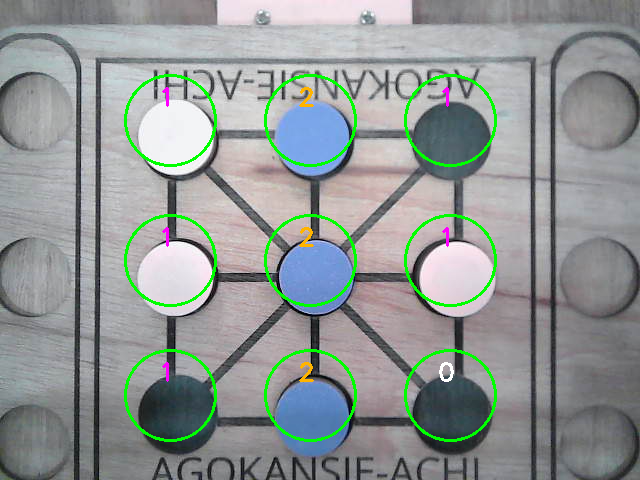
#> input picture backend/games/achi/debug_board.png, 640 x 480 px, given in place of the camera
$ python vision.py
#> lines starting #> are read from the running program, lines starting #| are printed output that depends on the picture; after the words box and inside, x2 and y2 are one past the last pixel; in counts of white or black regions, pixels touching at a corner belong together
# import cv2
# import json
# import numpy as np
# from pathlib import Path


# class AchiVision:

#     def __init__(self):

#         self.debug_enabled = True

#         self.cell_radius = 35

#         self.calibration = self.load_calibration()

#         self.red_lower1 = np.array([0, 100, 80])
#         self.red_upper1 = np.array([10, 255, 255])

#         self.red_lower2 = np.array([170, 100, 80])
#         self.red_upper2 = np.array([180, 255, 255])

#     # =====================================================
#     # CALIBRATION
#     # =====================================================

#     def load_calibration(self):

#         path = Path("games/achi/calibration.json")

#         if not path.exists():

#             return {
#                 "cells": {
#                     "0": [100, 100],
#                     "1": [200, 100],
#                     "2": [300, 100],

#                     "3": [100, 200],
#                     "4": [200, 200],
#                     "5": [300, 200],

#                     "6": [100, 300],
#                     "7": [200, 300],
#                     "8": [300, 300]
#                 }
#             }

#         with open(path, "r") as f:
#             return json.load(f)

#     # =====================================================
#     # MAIN SCAN
#     # =====================================================

#     def scan_board(self, frame):

#         board = []

#         for i in range(9):

#             x, y = self.calibration["cells"][str(i)]

#             state = self.detect_cell(
#                 frame,
#                 x,
#                 y
#             )

#             board.append(state)

#         if self.debug_enabled:
#             self.save_debug(frame, board)

#         return board
#     def detect_board(self, frame):

#         return self.scan_board(frame)
#     # =====================================================
#     # CELL DETECTION
#     # =====================================================

#     def detect_cell(self, frame, x, y):

#         r = self.cell_radius

#         h, w = frame.shape[:2]

#         x1 = max(0, x - r)
#         y1 = max(0, y - r)

#         x2 = min(w, x + r)
#         y2 = min(h, y + r)

#         roi = frame[y1:y2, x1:x2]

#         if roi.size == 0:
#             return 0

#         return self.classify_piece(roi)

#     # =====================================================
#     # CLASSIFICATION
#     # =====================================================

#     def classify_piece(self, roi):

#         hsv = cv2.cvtColor(
#             roi,
#             cv2.COLOR_BGR2HSV
#         )

#         # -------------------------
#         # RED DETECTION
#         # -------------------------

#         red_mask1 = cv2.inRange(
#             hsv,
#             self.red_lower1,
#             self.red_upper1
#         )

#         red_mask2 = cv2.inRange(
#             hsv,
#             self.red_lower2,
#             self.red_upper2
#         )

#         red_mask = cv2.bitwise_or(
#             red_mask1,
#             red_mask2
#         )

#         red_pixels = cv2.countNonZero(
#             red_mask
#         )

#         # -------------------------
#         # BLACK DETECTION
#         # -------------------------

#         gray = cv2.cvtColor(
#             roi,
#             cv2.COLOR_BGR2GRAY
#         )

#         black_pixels = np.sum(
#             gray < 60
#         )

#         area = roi.shape[0] * roi.shape[1]

#         red_ratio = red_pixels / area
#         black_ratio = black_pixels / area

#         # RED = HUMAN = 2
#         if red_ratio > 0.20:
#             return 2

#         # BLACK = ROBOT = 1
#         if black_ratio > 0.40:
#             return 1

#         return 0

#     # =====================================================
#     # DEBUG IMAGE
#     # =====================================================

#     def save_debug(self, frame, board):

#         image = frame.copy()

#         for i in range(9):

#             x, y = self.calibration["cells"][str(i)]

#             cv2.circle(
#                 image,
#                 (x, y),
#                 self.cell_radius,
#                 (0, 255, 0),
#                 2
#             )

#             cv2.putText(
#                 image,
#                 str(board[i]),
#                 (x - 10, y - 15),
#                 cv2.FONT_HERSHEY_SIMPLEX,
#                 0.8,
#                 (255, 0, 0),
#                 2
#             )

#         cv2.imwrite(
#             "games/achi/debug_board.png",
#             image
#         )

#     # =====================================================
#     # LIVE TEST
#     # =====================================================

#     def test_camera(self):

#         cap = cv2.VideoCapture(0)

#         while True:

#             ret, frame = cap.read()

#             if not ret:
#                 break

#             board = self.scan_board(frame)

#             cv2.imshow(
#                 "Achi Vision",
#                 frame
#             )

#             print(board)

#             key = cv2.waitKey(1)

#             if key == 27:
#                 break

#         cap.release()
#         cv2.destroyAllWindows()
# g=AchiVision()
# g.test_camera()


import cv2
import json
import numpy as np
from pathlib import Path


class AchiVision:

    def __init__(self):

        self.debug_enabled = False

        # Radius around each board position
        self.cell_radius = 60

        # Load calibration
        self.calibration = self.load_calibration()

        # ==========================================
        # COLOR RANGES (HSV)
        # Adjust if necessary for your camera
        # ==========================================

        # Peach Fuzz (Human = 2)
        # Pink / Peach
        # self.peach_lower = np.array([67, 0, 113])
        # self.peach_upper = np.array([168, 29, 255])
        # # Interstellar Violet (Robot = 1)
        # self.violet_lower = np.array([0, 90, 141])
        # self.violet_upper = np.array([179, 255, 255])

        self.violet_lower = np.array([67, 0, 113])
        self.violet_upper = np.array([168, 29, 255])
        # Interstellar Violet (Robot = 1)
        self.peach_lower = np.array([0, 90, 141])
        self.peach_upper = np.array([179, 255, 255])


    # =====================================================
    # CALIBRATION
    # =====================================================

    def load_calibration(self):

        path = Path("/Users/user/Workspace/wro2026/games/achi/fahh.json")
        print (path)

        if not path.exists():

            return {
                # "cells": {
                #     "0": [170,120],
                #     "1": [310,120],
                #     "2": [450,120],

                #     "3": [170,260],
                #     "4": [310,260],
                #     "5": [450,260],

                #     "6": [170,395],
                #     "7": [310,395],
                #     "8": [450,395]
                #             }


                "cells": {
                    "0": [437,180],
                    "1": [640,180],
                    "2": [850,180],

                    "3": [437,390],
                    "4": [640,390],
                    "5": [850,390],

                    "6": [437,600],
                    "7": [640,600],
                    "8": [850,600]
                            }
            }

        with open(path, "r") as f:
            return json.load(f)

    # =====================================================
    # MAIN SCAN
    # =====================================================

    def scan_board(self, frame):

        board = []

        for i in range(9):

            x, y = self.calibration["cells"][str(i)]

            state = self.detect_cell(
                frame,
                x,
                y
            )

            board.append(state)

        if self.debug_enabled:
            self.save_debug(frame, board)

        return board

    def detect_board(self, frame):
        return self.scan_board(frame)

    # =====================================================
    # CELL DETECTION
    # =====================================================

    def detect_cell(self, frame, x, y):

        r = self.cell_radius

        h, w = frame.shape[:2]

        x1 = max(0, x - r)
        y1 = max(0, y - r)

        x2 = min(w, x + r)
        y2 = min(h, y + r)

        roi = frame[y1:y2, x1:x2]

        if roi.size == 0:
            return 0

        return self.classify_piece(roi)

    # =====================================================
    # PIECE CLASSIFICATION
    # =====================================================

    def classify_piece(self, roi):

        hsv = cv2.cvtColor(
            roi,
            cv2.COLOR_BGR2HSV
        )

        # --------------------------------------
        # Create circular mask
        # --------------------------------------

        mask = np.zeros(
            hsv.shape[:2],
            dtype=np.uint8
        )

        center = (
            mask.shape[1] // 2,
            mask.shape[0] // 2
        )

        radius = min(mask.shape) // 3

        cv2.circle(
            mask,
            center,
            radius,
            255,
            -1
        )

        # --------------------------------------
        # Peach detection
        # --------------------------------------

        peach = cv2.inRange(
            hsv,
            self.peach_lower,
            self.peach_upper
        )

        peach = cv2.bitwise_and(
            peach,
            mask
        )

        # --------------------------------------
        # Violet detection
        # --------------------------------------

        violet = cv2.inRange(
            hsv,
            self.violet_lower,
            self.violet_upper
        )

        violet = cv2.bitwise_and(
            violet,
            mask
        )

        # --------------------------------------
        # Remove small blobs
        # --------------------------------------

        kernel = np.ones(
            (3, 3),
            np.uint8
        )

        peach = cv2.morphologyEx(
            peach,
            cv2.MORPH_OPEN,
            kernel
        )

        violet = cv2.morphologyEx(
            violet,
            cv2.MORPH_OPEN,
            kernel
        )

        area = cv2.countNonZero(mask)

        peach_ratio = (
            cv2.countNonZero(peach) / area
        )

        violet_ratio = (
            cv2.countNonZero(violet) / area
        )

        # --------------------------------------
        # Classification
        # --------------------------------------

        if peach_ratio > 0.12:
            return 2

        if violet_ratio > 0.12:
            return 1

        return 0

    # =====================================================
    # DEBUG IMAGE
    # =====================================================

    def save_debug(self, frame, board):

        image = self.annotate_frame(frame, board)

        cv2.imwrite(
            "games/achi/debug_board.png",
            image
        )

    def annotate_frame(self, frame, board):

        image = frame.copy()

        for i in range(9):

            x, y = self.calibration["cells"][str(i)]

            # Draw detection circle
            cv2.circle(
                image,
                (x, y),
                self.cell_radius,
                (0, 255, 0),
                2
            )

            color = (255, 255, 255)

            if board[i] == 1:
                color = (255, 0, 255)      # Violet

            elif board[i] == 2:
                color = (0, 180, 255)      # Peach

            cv2.putText(
                image,
                str(board[i]),
                (x - 12, y - 15),
                cv2.FONT_HERSHEY_SIMPLEX,
                0.8,
                color,
                2
            )

        return image

    # =====================================================
    # LIVE CAMERA TEST
    # =====================================================

    def test_camera(self):

        self.cap = cv2.VideoCapture(0)
        self.cap.set(cv2.CAP_PROP_FRAME_WIDTH,1280)
        self.cap.set(cv2.CAP_PROP_FRAME_HEIGHT, 720)

        while True:

            ret, frame = self.cap.read()
#> frame is the input picture: shape (480, 640, 3); mean B, G, R 149.3, 150.6, 144.5

            if not ret:
                break

            board = self.scan_board(frame)
#> the loop in scan_board, `for i in range(9): ` made 9 passes
#> state on passes 3, 6, 7, 8, 9: 0, 0, 0, 0, 0
#> state on passes 1, 2, 4, 5: 0, 1, 1, 0
#> pass 1, in detect_cell, `roi = frame[y1:y2, x1:x2]`:
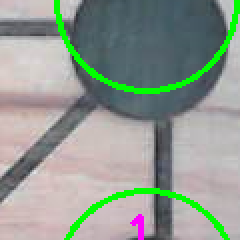
#> roi: shape (120, 120, 3) (shown 2 times larger); mean B, G, R 144.9, 154.5, 144.6
#> pass 1, in classify_piece, `peach = cv2.inRange( hsv, self.peach_lower, self.peach_upper )`:
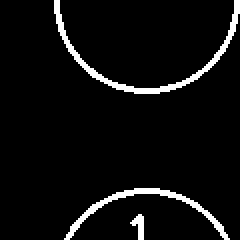
#> peach: shape (120, 120) (shown 2 times larger); 5.3% white in thin lines or dots, all inside (x1, y1, x2, y2) = (27, 0, 120, 120)
#> pass 1, in classify_piece, `peach = cv2.bitwise_and( peach, mask )`:
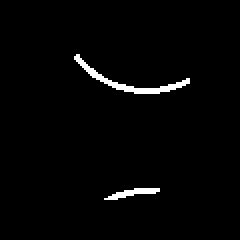
#> peach: shape (120, 120) (shown 2 times larger); 1.9% white; 2 white regions, box (x1, y1, x2, y2) and area: (37, 27, 95, 47) 190, (52, 94, 80, 100) 78
#> after the loop in scan_board, `for i in range(9):`: board = [0, 1, 0, 1, 0, 0, 0, 0, 0]
#> board = [0, 1, 0, 1, 0, 0, 0, 0, 0]
            annotated_frame = self.annotate_frame(frame, board)
#> after the loop in annotate_frame, `for i in range(9):`:
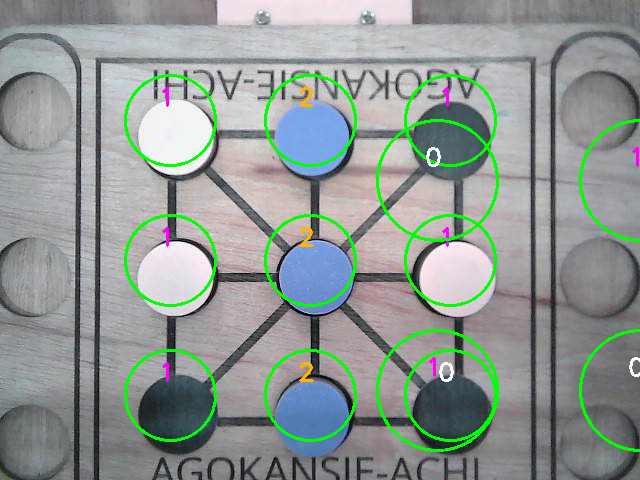
#> image: shape (480, 640, 3); 1.2% of pixels changed, all inside (x1, y1, x2, y2) = (376, 119, 640, 452)

            cv2.imshow(
                "Achi Vision",
                annotated_frame
            )

            print(board)
#| [0, 1, 0, 1, 0, 0, 0, 0, 0]

            key = cv2.waitKey(1)
#> (key Esc is pressed here)

            if key == 27:
                break

        self.cap.release()
        cv2.destroyAllWindows()


if __name__ == "__main__":

    vision = AchiVision()
    vision.test_camera()
